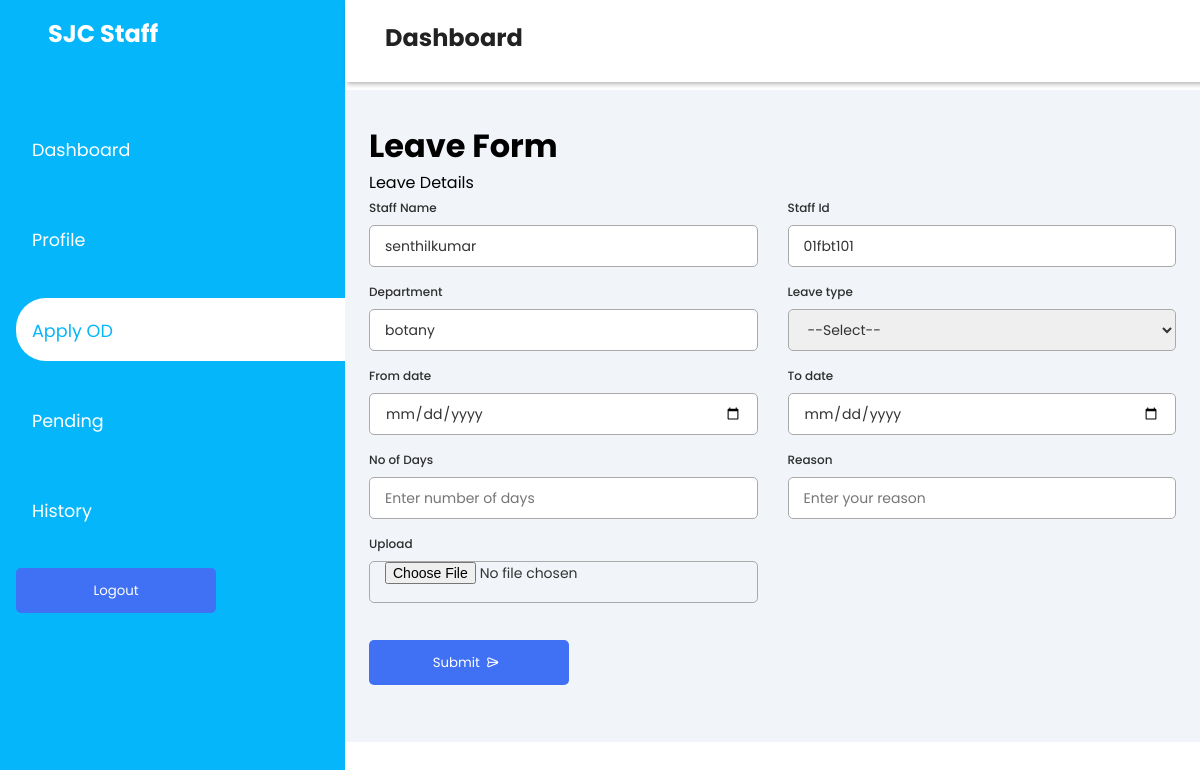
Page /Staff/leaveform.php (signed in) on the earlier database version.
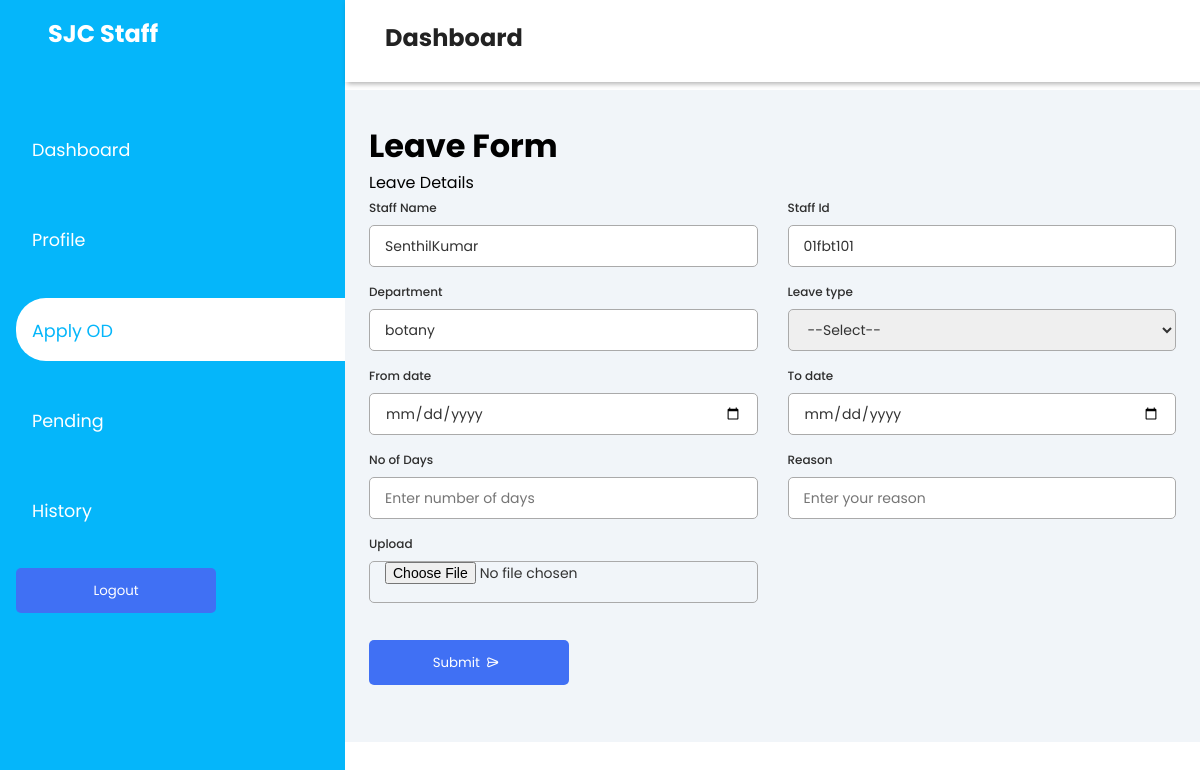
Same page on the later database version.
### tables this page shows
CREATE TABLE `faculty_details` (
  `s_id` varchar(20) NOT NULL,
  `name` varchar(30) NOT NULL,
  `department` varchar(30) NOT NULL,
  `dob` date NOT NULL
);

### Staff/leaveform.php (the view, shortened to what this page needs)
<?php
if ($_SESSION['s_id']) {
?>
    <!DOCTYPE html>
    <html lang="en">
    <head>
        <link rel="stylesheet" href="leaveform.css">
        <link rel="stylesheet" href="../compenents/sidebar/sidebar.css">
        <link rel="stylesheet" href="https://unicons.iconscout.com/release/v4.0.0/css/line.css">
    </head>
    <body>
        <?php include "Sidebar.php"; ?>
        <div class="main-content">
            <?php include "header.php"; ?>
            <?php
            include("..//database/Databasedemo.php");
            $id = $_SESSION['s_id'];
            $query = "SELECT * FROM faculty_details WHERE s_id = '$id'";
            $result = $conn->query($query);
            if ($result->num_rows > 0) {
                $row = $result->fetch_assoc();
                $name = $row['name'];
                $id = $row['s_id'];
                $department = $row['department'];
            } else {
                $name = 'error';
                $id = 'error';
                $department = 'error';
            }
            ?>
            <main>
                <h1>Leave Form</h1>
                <form action="<?php echo $_SERVER['PHP_SELF']; ?>" method="POST" enctype="multipart/form-data">
                    <div class="form first">
                        <div class="details personal">
                            <span class="title">Leave Details</span>
                            <div class="fields">
                                <div class="input-field">
                                    <label>Staff Name</label>
                                    <input type="text" name="name" value="<?php echo $name; ?>" readonly>
                                </div>
                                <div class="input-field">
                                    <label>Staff Id</label>
                                    <input type="text" name="id" value="<?php echo $id; ?>" readonly>
                                </div>
                                <div class="input-field">
                                    <label>Department</label>
                                    <input type="text" name="department" value="<?php echo $department; ?>" readonly>
                                </div>
                                <div class="input-field">
                                    <label>Leave type</label>
                                    <select name="Ltype" required>
                                        <option disabled selected>--Select--</option>
                                    </select >
                                </div>
                                <div class="input-field">
                                    <label>From date</label>
                                    <input type="date" name="start" placeholder="from" required>
                                </div>
                                <div class="input-field">
                                    <label>To date</label>
                                    <input type="date" name="end" placeholder="to" required>
                                </div>
                                <div class="input-field">
                                    <label>No of Days</label>
                                    <input type="number" name="days" placeholder="Enter number of days" readonly>
                                </div>
                                <div class="input-field">
                                    <label>Reason</label>
                                    <input type="text" name="reason" placeholder="Enter your reason" required>
                                </div>
                                <div class="input-field">
                                    <label>Upload</label>
                                    <input type="file" name="file" accept="application/pdf">
                                </div>
                            </div>
                        </div>
                        <button type="submit" name="submit" class="submitBtn">
                            <span class="btnText">Submit</span>
                            <i class="uil uil-navigator"></i>
                        </button>
                    </div>
                </form>
            </main>
        </div>
    </body>
    </html>
<?php
} else {
    header("location:../Login/home.php");
}
?>

### Staff/Sidebar.php (shortened to what this page needs)
<!DOCTYPE html>
<html lang="en">
<head>
    <link rel="stylesheet" href="https://maxst.icons8.com/vue-static/landings/line-awesome/font-awesome-line-awesome/css/all.min.css">
    <link rel="stylesheet" href="https://maxst.icons8.com/vue-static/landings/line-awesome/line-awesome/1.3.0/css/line-awesome.min.css">
    <link rel="stylesheet" type="text/css" href="sidebar.css">
</head>
<body>
    <?php $page = substr($_SERVER['SCRIPT_NAME'],strrpos($_SERVER['SCRIPT_NAME'],"/")+1) ?>
    <div class="sidebar">
         <div class="sidebar-head">
            <h2><span>SJC Staff</span></h2>
        </div>
        <div class="sidebar-menu">
        <ul>
            <li><a href="index.php"  class="<?= $page == 'index.php'? 'active':'' ?>"><span class="las la-igloo"></span> <span>Dashboard</span></a></li>
            <li><a href="profile.php"  class="<?= $page == 'profile.php'? 'active':'' ?>"><span class="las la-user"></span><span>Profile</span> </a></li>
            <li><a href="leaveform.php"  class="<?= $page == 'leaveform.php'? 'active':'' ?>"><span class="las la-clipboard-list"></span><span>Apply OD</span> </a></li>
            <li><a href="pending.php" class="<?= $page == 'pending.php'? 'active':'' ?>"><span class="las la-receipt"></span> <span>Pending</span></a></li>
            <li><a href=""><span class="las la-list"></span> <span>History</span></a></li>
            <li>
                        <form action="..//..//Login/logout.php" method="post">
                            <button type="submit" name="logout" class="logout-btn">
                                <span>Logout</span>
                            </button>
                        </form>
                    </li>
        </ul>
        </div>
    </div>
    </body>
    </html>

### Staff/header.php (shortened to what this page needs)
<!DOCTYPE html>
<html lang="en">
<head>
</head>
<body>
<header><h2>
             <div class="header-list">
                <label for="nav-toggle">
                    <span class="las la-bars"></span>
                </label> Dashboard
            </div>
        </h2>
        </header>
</body>
</html>

### Staff/leaveform.css (style rules this page uses)
form .fields .input-field { display: flex; width: calc(100% / 2 - 15px); flex-direction: column; margin: 4px 0; }
.input-field label { font-size: 12px; font-weight: 500; color: #2e2e2e; }
form .fields { display: flex; align-items: center; justify-content: space-between; flex-wrap: wrap; }
.input-field input, select { outline: none; font-size: 14px; font-weight: 400; color: #333; border-radius: 5px; border: 1px solid #aaa; padding: 0 15px; height: 42px; margin: 8px 0; }
form button i { margin: 0 6px; }
form button { display: flex; align-items: center; justify-content: center; height: 45px; max-width: 200px; width: 100%; border: none; outline: none; color: #fff; border-radius: 5px; margin: 25px 0; background-color: #4070f4; transition: all 0.3s linear; cursor: pointer; }

### compenents/sidebar/sidebar.css (style rules this page uses)
:root { --main-color:#05b6fa; --color-dark:#5c6968; --text-grey:#8390a2; --difrent:#b5afaf; }
* { padding: 0; margin: 0; box-sizing: border-box; list-style: none; text-decoration: none; font-family: 'Poppins',sans-serif; }
.sidebar { width: 345px; position: fixed; left: 0; top: 0; height: 100%; background:var(--main-color); z-index: 100; transition: width 300ms; }
.sidebar-head { height: 90px; padding:1rem 2rem 1rem 2rem ; color: #fff; }
.sidebar-head span { display: inline-block; padding-right: 1rem; }
.main-content { transition: margin-left 300ms; margin-left: 345px; }
.sidebar-menu { margin-top: 1rem; }
.sidebar-menu li { width: 100%; margin-top: 1.7rem; padding-left: 1rem; }
.sidebar-menu a { padding-left: 1rem; display: block; color: #fff; font-size: 1.1rem; padding-top: 1rem; padding-bottom: 1rem; }
.sidebar-menu a.active { background: #fff; padding-top: 1rem; padding-bottom: 1rem; color: var(--main-color); border-radius: 30px 0 0 30px; }
.sidebar-menu a span:first-child { font-size: 1.3rem; padding-right: 1rem; }
.main-content { margin-left: 345px; }
header { background: #fff; display: flex; justify-content: space-between; padding: 1rem 1.5rem; box-shadow: 2px 2px 5px rgba(0,0,0,.3); position: fixed; left: 345px; width: calc(100% - 345px); top: 0; z-index: 100; transition: left 300ms; }
header h2 { color: #222; }
header label span { font-size: 1.7rem; padding-left: 1rem; }
main { margin-top: 90px; padding: 2rem 1.5rem; background:#f1f5f9; min-height: calc(100vh-90px); }
@media only screen and (max-width: 1200px) { .sidebar { width: 100px; } }
@media only screen and (max-width: 1200px) { .main-content header { width: calc(100% - 100px); } }
@media only screen and (max-width: 1200px) { .sidebar .sidebar-head h2, .sidebar li a { padding-left: 1rem; } }
@media only screen and (max-width: 1200px) { .sidebar { width: 345px; } }
@media only screen and (max-width: 1200px) { .sidebar li a { padding-left: 0rem; } }

Differences in the rows shown:
changed faculty_details "01fbt101": name "senthilkumar" → "SenthilKumar"
